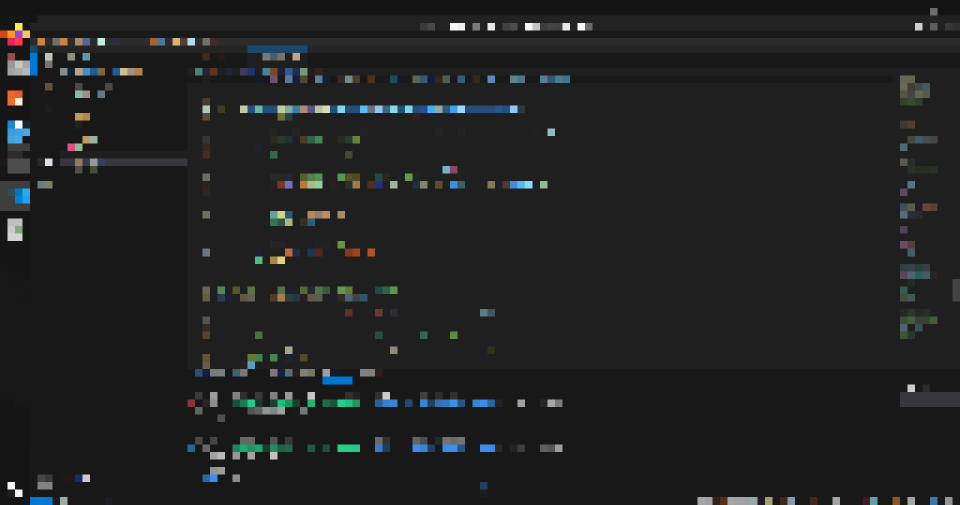
#> input picture Output/test.png, 1920 x 1009 px (shown at 1/2 size)
$ python -i project.py   (imports and definitions only)
#> lines starting #> are read from the running program, lines starting #| are printed output that depends on the picture
# needed libraries
import cv2
import numpy as np
import re
import sys


# main
# [25 lines left out: function main, not called in this run]


# loops a video pixelating its frames
def create_pixelated_video(data):

    # checks if input files are valid
    if valid_input_extension(data[0]) and valid_input_extension(data[1]):
        # stores the video file
        cap = cv2.VideoCapture(f"Input/{data[0]}")

        # get video cap frame sizes
        width = cap.get(3)
        height = cap.get(4)

        # uses width and height to create framesize
        # frame_size = [int(height), int(width)]

        # default frame size
        frame_size = [1920, 1080]
        # sets the framerate of the video
        framerate = data[4]

        # video writer
        video = cv2.VideoWriter(
            f"Output/{data[1]}",
            cv2.VideoWriter_fourcc(*"DIVX"),
            framerate,
            frame_size,
        )

        # keeps track of frame count
        frame_count = 0

        # checks if the video cant open
        if not cap.isOpened():
            # the input video was unreadable
            print("Invalid input file")
            sys.exit(2)
        # the video can be opened
        else:
            # for each frame in the video
            while cap.isOpened():

                # Capture frame-by-frame
                ret, frame = cap.read()

                # if frame is read correctly ret is True
                if not ret:
                    break

                # pixelates the frame
                frame = pixelate_image(frame, f"{frame_count}.jpeg", data[2])[1]
                # resizes frame to output size
                frame = cv2.resize(frame, frame_size)

                # writes the frame to the ouput video
                video.write(frame)

            # releases the video capture
            cap.release()
            # releases the video
            video.release
    else:
        # prints error message
        print("Invalid File extension")
        sys.exit(3)


# allows user to provide all inputs at the command line
# [142 lines left out: functions shortcut_setup, user_setup, return_pixelated_image, not called in this run]


# checks if the file has a valid extension
def valid_input_extension(image_name):
    return re.search(r"^\w*\.(jpeg|jpg|png|tiff|avi|mp4)", image_name.strip().lower())


# uses cv2 to resize an image down and up again to pixelate the image
# [34 lines left out: function pixelate_image, not called in this run]


# calls main
# [2 lines not run here, left out]

>>> import cv2
>>> picture = cv2.imread('Output/test.png', cv2.IMREAD_GRAYSCALE)
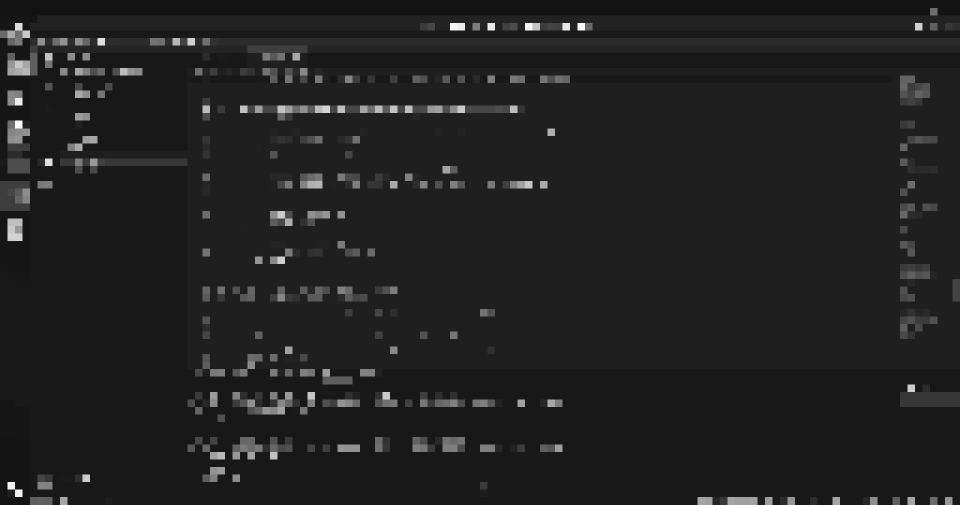
#> picture: shape (1009, 1920) (shown at 1/2 size); min 19, max 252, mean 33.1
#> (the run stopped early here; a loop or call above may not have finished)
